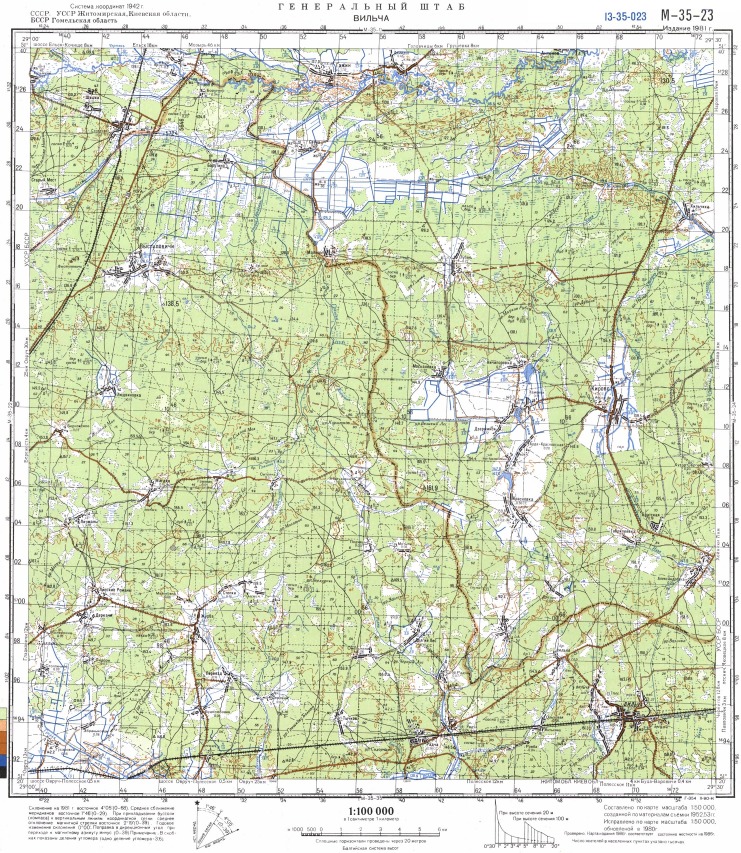
#> input picture tools/src/M-35-23.jpg, 2222 x 2557 px (shown at 1/3 size); its folder holds 4 pictures in this run
$ python corners.py
#> lines starting #> are read from the running program, lines starting #| are printed output that depends on the picture
import numpy as np, json, random
from PIL import Image, ImageDraw
SHEETS={"M-35-23":(29.0,51.3333),"M-35-24":(29.5,51.3333),"M-35-35":(29.0,51.0),"M-35-36":(29.5,51.0),
        "M-36-13":(30.0,51.3333),"M-36-14":(30.5,51.3333),"M-36-25":(30.0,51.0),"M-36-26":(30.5,51.0)}
random.seed(1)
def profiles(d, side):
    H,W=d.shape; out=[]
    D=int(.16*W) if side in 'LR' else int(.16*H)
    rng = range(int(.15*H), int(.85*H)-30, 40) if side in 'LR' else range(int(.12*W), int(.88*W)-30, 40)
    for s in rng:
        if side=='L': p=d[s:s+30,0:D].mean(0)
        elif side=='R': p=d[s:s+30,W-D:W].mean(0)[::-1]
        elif side=='T': p=d[0:D,s:s+30].mean(1)
        else: p=d[H-D:H,s:s+30].mean(1)[::-1]
        out.append((s+15,p))
    return out,D
def solve(d,side,kref=None,win=None):
    prs,D=profiles(d,side)
    cands=[]
    for t,p in prs:
        c=[i+ (p[i+1]-p[i-1])/(2*(2*p[i]-p[i-1]-p[i+1])+1e-9) for i in range(2,len(p)-2) if p[i]>60 and p[i]>=p[i-1] and p[i]>p[i+1]]
        if win: c=[x for x in c if win[0]<=x<=win[1]]
        cands.append((t,c))
    pts=[(t,c) for t,cs in cands for c in cs]
    tm=np.mean([t for t,_ in cands]); best={}
    for _ in range(6000):
        (t1,c1),(t2,c2)=random.sample(pts,2)
        if abs(t1-t2)<300: continue
        k=(c2-c1)/(t2-t1)
        if kref is not None and abs(np.degrees(np.arctan(k)-np.arctan(kref)))>0.35: continue
        if abs(np.degrees(np.arctan(k)))>1.5: continue
        b=c1-k*t1
        sup=[(t,c) for t,cs in cands for c in cs if abs(c-(k*t+b))<1.6]
        segs=len(set(t for t,_ in sup))
        if segs<0.8*len(cands): continue
        a=np.array(sup); kk,bb=np.polyfit(a[:,0],a[:,1],1); off=kk*tm+bb
        key=round(off/3)
        if key not in best or segs>best[key][2]: best[key]=(bb,kk,segs,off)
    if not best: return None
    bb,kk,segs,off=max(best.values(),key=lambda v:v[3])   # innermost consistent line
    return bb,kk,segs,len(cands),D,off
res={}
for name,(lon0,lat0) in SHEETS.items():
    g=np.array(Image.open(f'src/{name}.jpg').convert('L')).astype(float); d=255-g; H,W=d.shape
#> after `g = np.array(Image.open(f'src/{name}.jpg').convert('L')).astype(float)`:
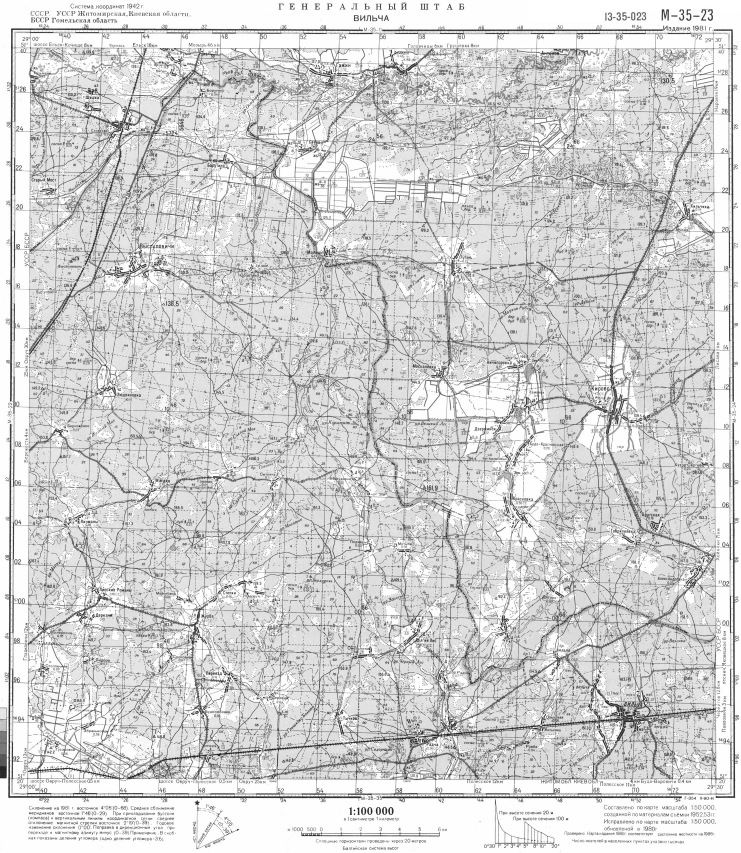
#> g: shape (2557, 2222) float64 (shown at 1/3 size); min 1, max 255, mean 210.4
#> after `d = 255 - g`:
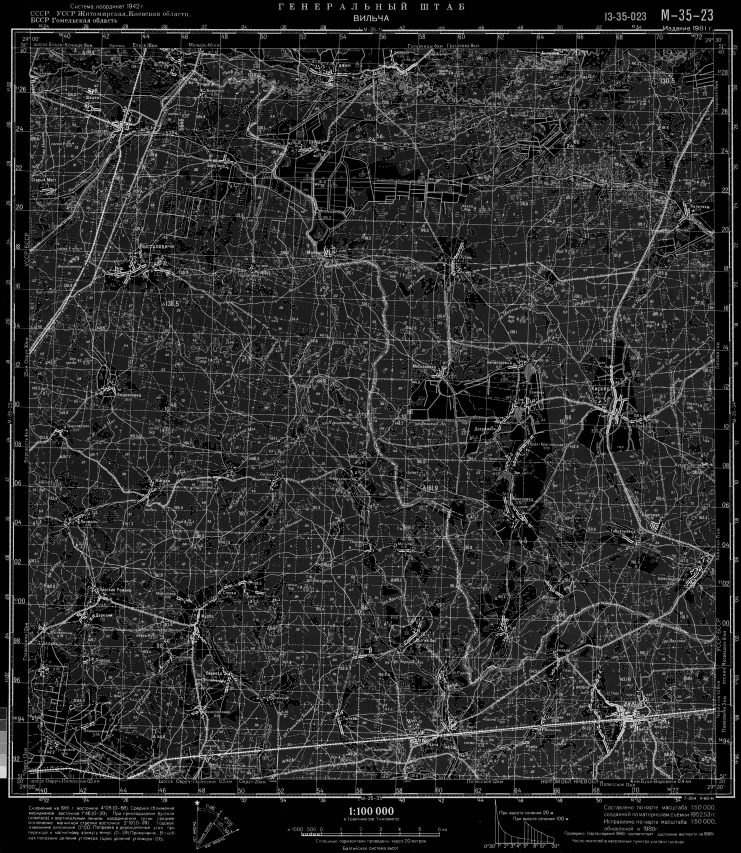
#> d: shape (2557, 2222) float64 (shown at 1/3 size); min 0, max 254, mean 44.6
#> after `H, W = d.shape`: H = 2557; W = 2222
    S={}
    S['L']=solve(d,'L'); S['R']=solve(d,'R',S['L'][1])
#> after the loop in profiles, `for s in rng:`: out = 44 items
#> in solve, `prs,D=profiles(d,side)`: D = 355
#> the loop in solve, `for t,p in prs:` made 44 passes
#> t on passes 1 to 12: 398, 438, 478, 518, 558, 598, 638, 678, 718, 758, 798, 838
#> after the loop in solve, `for t,p in prs:`: cands = 44 items
#> in solve, `pts=[(t,c) for t,cs in cands for c in cs]`: pts = 1176 pairs, first value 398 to 2118, second value 27.23 to 352.3
#> in solve, `tm = np.mean([t for t, _ in cands])`: tm = 1258
#> the loop in solve, `for _ in range(6000):` made 6000 passes
#> (t1, c1, t2, c2, k) on passes 3, 5, 6: (678, 341, 1878, 265.1, -0.0632), (1558, 29.39, 998, 92.89, -0.113), (598, 316.1, 1878, 139, -0.138)
#> after the loop in solve, `for _ in range(6000):`: best = {14: (45.59, -0.00344, 44, 41.26), 11: (36.67, -0.00408, 43, 31.53), 10: (35.87, -0.00371, 43, 31.21), 29: (91.77, -0.00373, 44, 87.08)}
#> in solve, `bb,kk,segs,off=max(best.values(),key=lambda v:v[3])`: bb = 91.77; kk = -0.00373; segs = 44; off = 87.08
#> the loop in solve (call 2), `for t,p in prs:` made 44 passes
#> the loop in solve (call 2), `for _ in range(6000):` made 6000 passes
#> (t1, c1, t2, c2, k) on passes 2 to 4: (2118, 201.5, 478, 79.96, 0.0741), (1558, 122.1, 2038, 159.9, 0.0788), (1318, 155.3, 1718, 316.3, 0.402)
    S['T']=solve(d,'T',-S['L'][1]); S['B']=solve(d,'B',S['L'][1], (60,100) if name in ('M-36-13','M-36-14') else None)
    # convert to image-coordinate lines: vertical x = kx*y + cx ; horizontal y = ky*x + cy
    def L_(s):
        bb,kk,_,_,D,_=S[s]
        if s=='L': return (kk,bb)
        if s=='R': return (-kk, W-1-bb)
        if s=='T': return (kk,bb)
        if s=='B': return (-kk, H-1-bb)
    def inter(v,h):
        kv,cv=v; kh,ch=h; y=(kh*cv+ch)/(1-kh*kv); x=kv*y+cv; return [float(x),float(y)]
    c={'NW':inter(L_('L'),L_('T')),'NE':inter(L_('R'),L_('T')),'SW':inter(L_('L'),L_('B')),'SE':inter(L_('R'),L_('B'))}
    res[name]={'corners':c,'size':[W,H],'lon0':lon0,'lat0':lat0}
    print(name,{k:[round(v[0],1),round(v[1],1)] for k,v in c.items()},'support',[(S[s][2],S[s][3],round(S[s][5])) for s in 'LRTB'])
#| M-35-23 {'NW': [91.2, 144.3], 'NE': [2140.1, 146.8], 'SW': [83.1, 2335.8], 'SE': [2147.1, 2337.1]} support [(44, 44, 87), (44, 44, 77), (36, 42, 146), (42, 42, 220)]
#> pass 2 of the loop `for name,(lon0,lat0) in SHEETS.items():`:
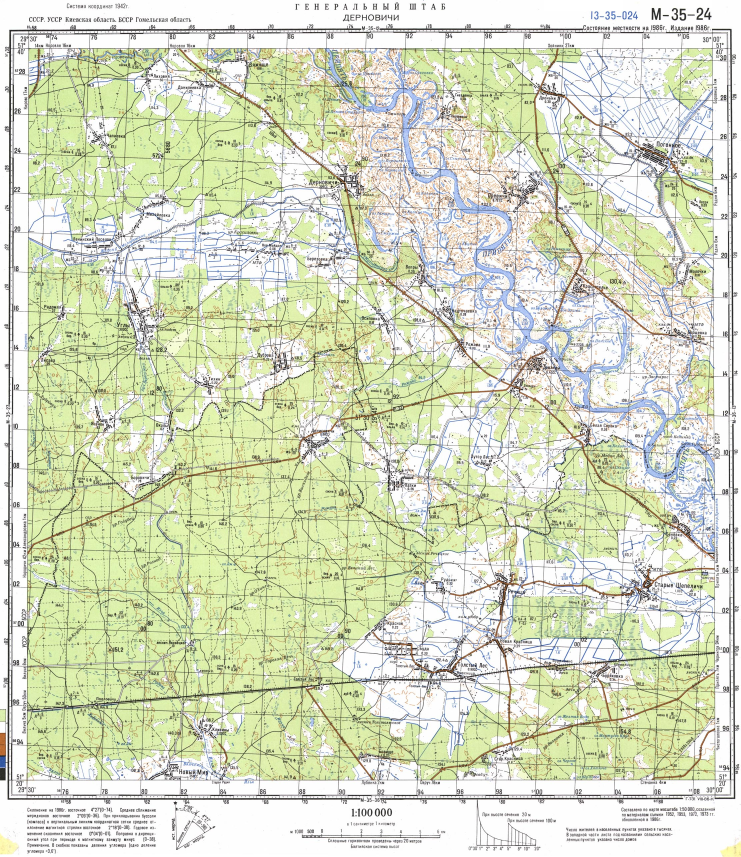
#> input picture tools/src/M-35-24.jpg, 2221 x 2570 px (shown at 1/3 size)
#> `g = np.array(Image.open(f'src/{name}.jpg').convert('L')).astype(float)`:
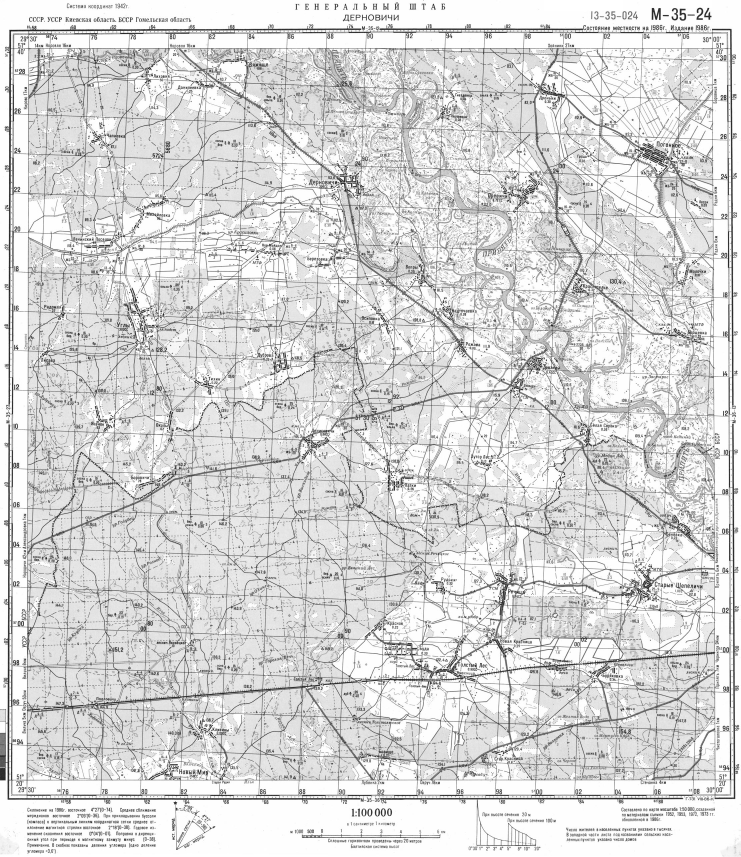
#> g: shape (2570, 2221) float64 (shown at 1/3 size); min 0, max 255, mean 216
#> `d = 255 - g`:
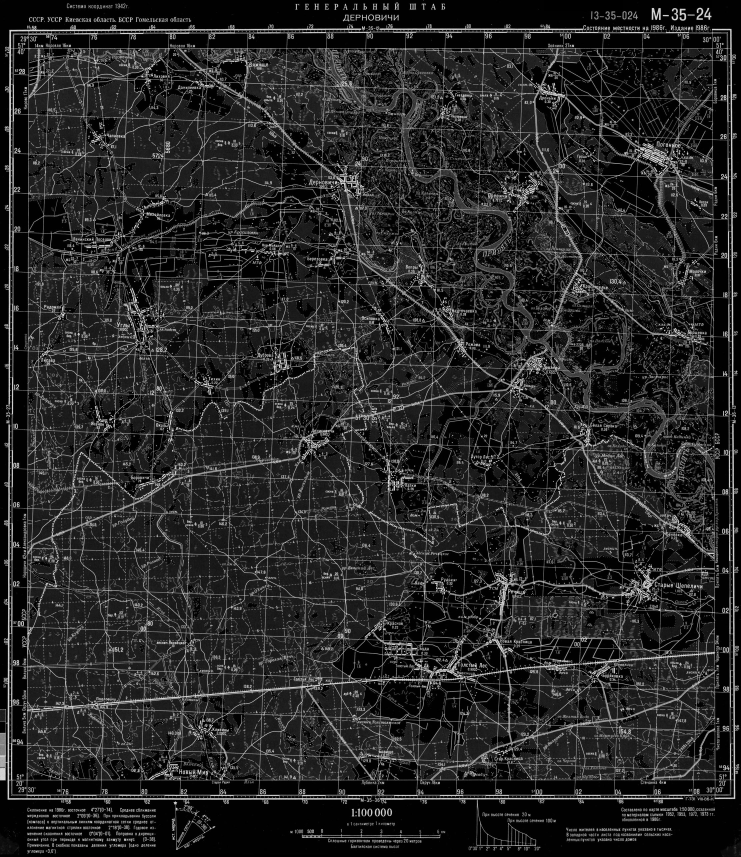
#> d: shape (2570, 2221) float64 (shown at 1/3 size); min 0, max 255, mean 39
#| M-35-24 {'NW': [85.8, 145.2], 'NE': [2136.8, 144.8], 'SW': [80.9, 2340.0], 'SE': [2145.2, 2339.1]} support [(45, 45, 83), (45, 45, 79), (42, 42, 145), (42, 42, 229)]
#> pass 3 of the loop `for name,(lon0,lat0) in SHEETS.items():`:
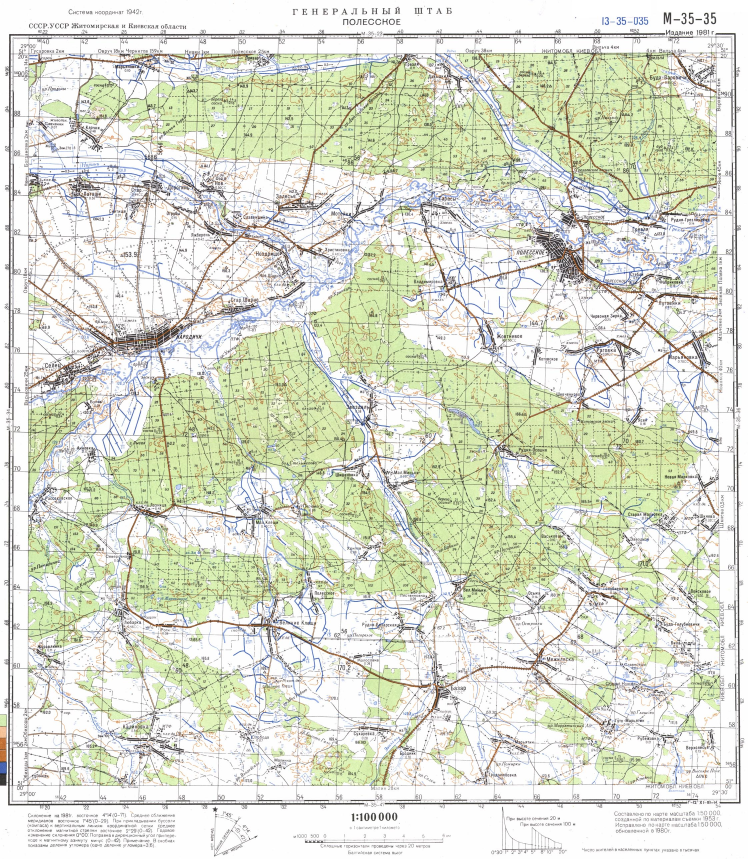
#> input picture tools/src/M-35-35.jpg, 2242 x 2577 px (shown at 1/3 size)
#> `g = np.array(Image.open(f'src/{name}.jpg').convert('L')).astype(float)`:
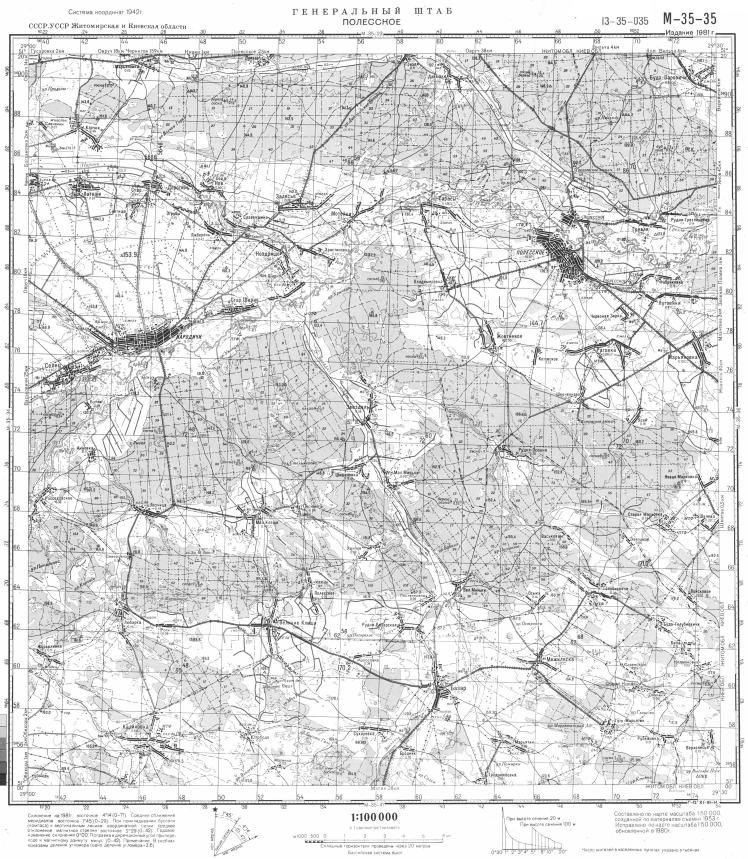
#> g: shape (2577, 2242) float64 (shown at 1/3 size); min 8, max 255, mean 219.9
#> `d = 255 - g`:
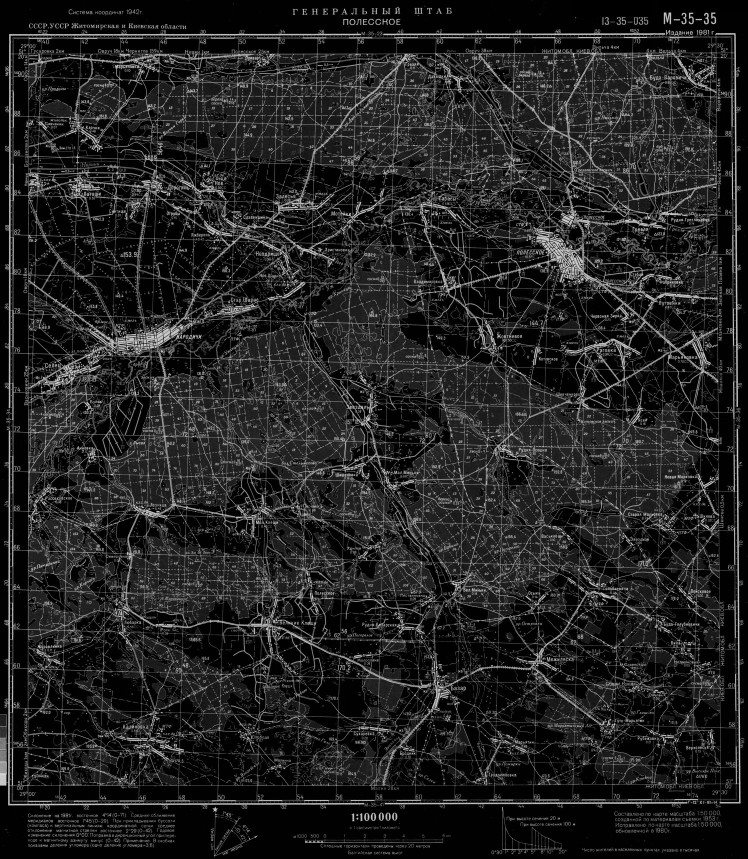
#> d: shape (2577, 2242) float64 (shown at 1/3 size); min 0, max 247, mean 35.1
#| M-35-35 {'NW': [86.1, 163.3], 'NE': [2147.1, 158.8], 'SW': [83.5, 2357.4], 'SE': [2161.2, 2353.1]} support [(45, 45, 85), (45, 45, 87), (41, 42, 161), (42, 42, 221)]
#> (the run stopped early here; a loop or call above may not have finished)
